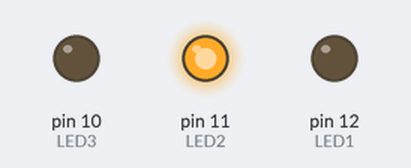
The sketch below on a simulated Arduino Uno, built with avr-gcc and run on an emulated ATmega328P. On the bench: output pins drawn as LEDs (lit = HIGH).

Above: at 0.2 s.
At 0.7 s:
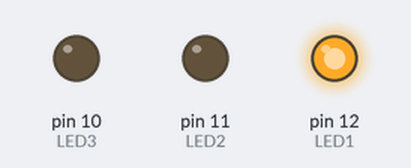
At 2.7 s:
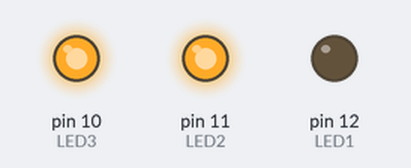
At 3.5 s:
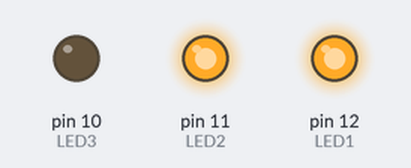
At 4.5 s:
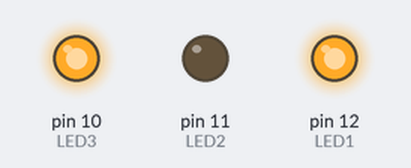
Timing chart, 0 to 6.5 s (numbered marks = the images above):
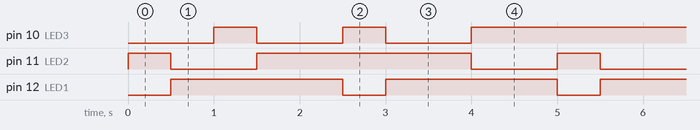

Measured:
- by itself, pin 10 (LED3): repeats every 5.0 s: LOW 1.0 s, HIGH 0.50 s, LOW 1.0 s, HIGH 2.5 s
- by itself, pin 11 (LED2): repeats every 5.0 s: LOW 1.0 s, HIGH 2.5 s, LOW 1.0 s, HIGH 0.50 s
- by itself, pin 12 (LED1): alternates HIGH for 2.0 s and LOW for 0.50 s

The sketch:

ITC_LAB1.ino
```cpp
int LED1 = 12;
int LED2 = 11;
int LED3 = 10;

void setup() {
  // put your setup code here, to run once:
}

void loop() {
  // put your main code here, to run repeatedly:
  // Turn on LED L1
  pinMode(LED1, OUTPUT);
  digitalWrite(LED1, LOW);
  pinMode(LED2, OUTPUT);
  digitalWrite(LED2, HIGH);
  pinMode(LED3, INPUT);
  digitalWrite(LED3, LOW);
  delay(500);

  // Turn on LED L2
  pinMode(LED1, OUTPUT);
  digitalWrite(LED1, HIGH);
  pinMode(LED2, OUTPUT);
  digitalWrite(LED2, LOW);
  pinMode(LED3, INPUT);
  digitalWrite(LED3, LOW);
  delay(500);

  // Turn on LED L3
  pinMode(LED1, INPUT);
  digitalWrite(LED1, LOW);
  pinMode(LED2, OUTPUT);
  digitalWrite(LED2, LOW);
  pinMode(LED3, OUTPUT);
  digitalWrite(LED3, HIGH);
  delay(500);

  // Turn on LED L4
  pinMode(LED1, INPUT);
  digitalWrite(LED1, LOW);
  pinMode(LED2, OUTPUT);
  digitalWrite(LED2, HIGH);
  pinMode(LED3, OUTPUT);
  digitalWrite(LED3, LOW);
  delay(500);


  // Turn on LED L5
  pinMode(LED1, OUTPUT);
  digitalWrite(LED1, HIGH);
  pinMode(LED2, INPUT);
  digitalWrite(LED2, LOW);
  pinMode(LED3, OUTPUT);
  digitalWrite(LED3, LOW);
  delay(500);

  // Turn on LED L6
  pinMode(LED1, OUTPUT);
  digitalWrite(LED1, LOW);
  pinMode(LED2, INPUT);
  digitalWrite(LED2, LOW);
  pinMode(LED3, OUTPUT);
  digitalWrite(LED3, HIGH);
  delay(500);

  // Turn on LED L5
  pinMode(LED1, OUTPUT);
  digitalWrite(LED1, HIGH);
  pinMode(LED2, INPUT);
  digitalWrite(LED2, LOW);
  pinMode(LED3, OUTPUT);
  digitalWrite(LED3, LOW);
  delay(500);

  // Turn on LED L4
  pinMode(LED1, INPUT);
  digitalWrite(LED1, LOW);
  pinMode(LED2, OUTPUT);
  digitalWrite(LED2, HIGH);
  pinMode(LED3, OUTPUT);
  digitalWrite(LED3, LOW);
  delay(500);

  // Turn on LED L3
  pinMode(LED1, INPUT);
  digitalWrite(LED1, LOW);
  pinMode(LED2, OUTPUT);
  digitalWrite(LED2, LOW);
  pinMode(LED3, OUTPUT);
  digitalWrite(LED3, HIGH);
  delay(500);

  // Turn on LED L2
  pinMode(LED1, OUTPUT);
  digitalWrite(LED1, HIGH);
  pinMode(LED2, OUTPUT);
  digitalWrite(LED2, LOW);
  pinMode(LED3, INPUT);
  digitalWrite(LED3, LOW);
  delay(500);
}
```
